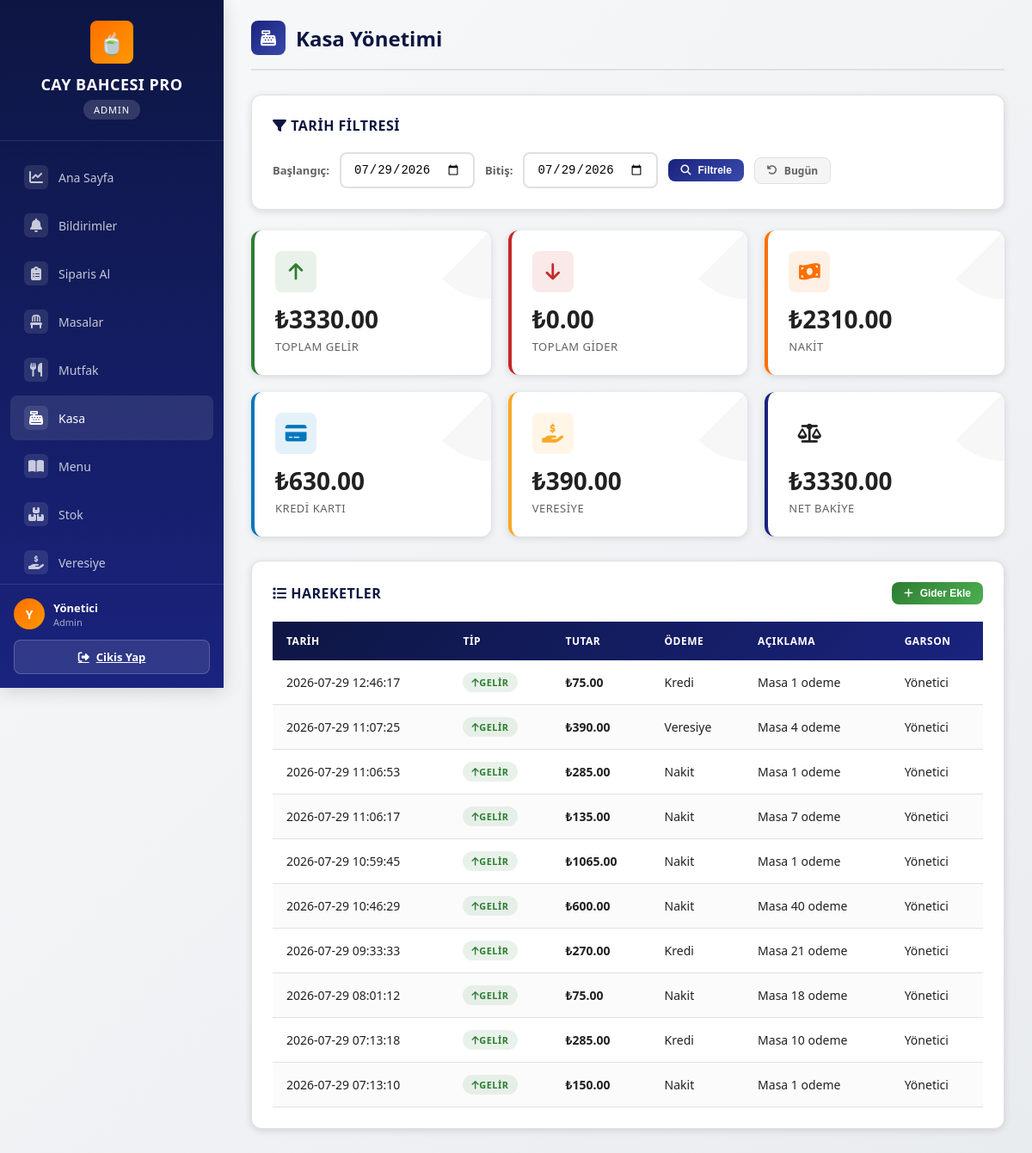
Screenshot of /kasa (signed in) with the database file from the repository.
### tables this page shows
CREATE TABLE users (
            id INTEGER PRIMARY KEY AUTOINCREMENT,
            username TEXT UNIQUE NOT NULL,
            password TEXT NOT NULL,
            role TEXT NOT NULL DEFAULT 'garson',
            ad_soyad TEXT DEFAULT '',
            telefon TEXT DEFAULT '',
            aktif INTEGER DEFAULT 1,
            created_at TIMESTAMP DEFAULT CURRENT_TIMESTAMP
        );

CREATE TABLE kasa (
            id INTEGER PRIMARY KEY AUTOINCREMENT,
            tip TEXT NOT NULL,
            tutar REAL NOT NULL,
            aciklama TEXT,
            odeme_tipi TEXT DEFAULT 'nakit',
            garson_id INTEGER,
            created_at TIMESTAMP DEFAULT CURRENT_TIMESTAMP,
            FOREIGN KEY (garson_id) REFERENCES users(id)
        );

### app.py (the view)
@app.route('/kasa')
def kasa():
    if 'user_id' not in session:
        return redirect(url_for('login'))
    baslangic = request.args.get('baslangic', datetime.now().strftime('%Y-%m-%d'))
    bitis = request.args.get('bitis', datetime.now().strftime('%Y-%m-%d'))
    conn = get_db()
    c = conn.cursor()
    c.execute("SELECT k.*, u.ad_soyad as garson_adi FROM kasa k LEFT JOIN users u ON k.garson_id=u.id WHERE date(k.created_at) BETWEEN ? AND ? ORDER BY k.created_at DESC", (baslangic, bitis))
    hareketler = c.fetchall()
    c.execute("SELECT COALESCE(SUM(tutar), 0) as toplam FROM kasa WHERE tip='gelir' AND date(created_at) BETWEEN ? AND ?", (baslangic, bitis))
    toplam_gelir = c.fetchone()['toplam']
    c.execute("SELECT COALESCE(SUM(tutar), 0) as toplam FROM kasa WHERE tip='gider' AND date(created_at) BETWEEN ? AND ?", (baslangic, bitis))
    toplam_gider = c.fetchone()['toplam']
    c.execute("SELECT COALESCE(SUM(tutar), 0) as toplam FROM kasa WHERE tip='gelir' AND odeme_tipi='nakit' AND date(created_at) BETWEEN ? AND ?", (baslangic, bitis))
    nakit_gelir = c.fetchone()['toplam']
    c.execute("SELECT COALESCE(SUM(tutar), 0) as toplam FROM kasa WHERE tip='gelir' AND odeme_tipi='kredi' AND date(created_at) BETWEEN ? AND ?", (baslangic, bitis))
    kredi_gelir = c.fetchone()['toplam']
    c.execute("SELECT COALESCE(SUM(tutar), 0) as toplam FROM kasa WHERE tip='gelir' AND odeme_tipi='veresiye' AND date(created_at) BETWEEN ? AND ?", (baslangic, bitis))
    veresiye_gelir = c.fetchone()['toplam']
    conn.close()
    return render_template('kasa.html', hareketler=hareketler, toplam_gelir=toplam_gelir,
                           toplam_gider=toplam_gider, nakit_gelir=nakit_gelir,
                           kredi_gelir=kredi_gelir, veresiye_gelir=veresiye_gelir,
                           baslangic=baslangic, bitis=bitis)

### database.py (called while the page is built)
def get_db():
    conn = sqlite3.connect(DB_PATH)
    conn.row_factory = sqlite3.Row
    return conn

### templates/kasa.html (shortened to what this page needs)
{% extends "base.html" %}
{% block content %}
<div class="page-header">
    <h1><span class="icon"><i class="fas fa-cash-register"></i></span> Kasa Yönetimi</h1>
</div>
<div class="card">
    <div class="card-header">
        <h3><i class="fas fa-filter"></i> Tarih Filtresi</h3>
    </div>
    <form method="GET" action="{{ url_for('kasa') }}" class="tarih-filter">
        <label>Başlangıç:</label>
        <input type="date" name="baslangic" value="{{ baslangic }}">
        <label>Bitiş:</label>
        <input type="date" name="bitis" value="{{ bitis }}">
        <button type="submit" class="btn btn-primary btn-sm">
            <i class="fas fa-search"></i> Filtrele
        </button>
        <a href="{{ url_for('kasa') }}" class="btn btn-secondary btn-sm">
            <i class="fas fa-undo"></i> Bugün
        </a>
    </form>
</div>
<div class="stats-grid">
    <div class="stat-card success">
        <div class="stat-icon"><i class="fas fa-arrow-up"></i></div>
        <div class="stat-value">₺{{ "%.2f"|format(toplam_gelir) }}</div>
        <div class="stat-label">Toplam Gelir</div>
    </div>
    <div class="stat-card danger">
        <div class="stat-icon"><i class="fas fa-arrow-down"></i></div>
        <div class="stat-value">₺{{ "%.2f"|format(toplam_gider) }}</div>
        <div class="stat-label">Toplam Gider</div>
    </div>
    <div class="stat-card accent">
        <div class="stat-icon"><i class="fas fa-money-bill-wave"></i></div>
        <div class="stat-value">₺{{ "%.2f"|format(nakit_gelir) }}</div>
        <div class="stat-label">Nakit</div>
    </div>
    <div class="stat-card info">
        <div class="stat-icon"><i class="fas fa-credit-card"></i></div>
        <div class="stat-value">₺{{ "%.2f"|format(kredi_gelir) }}</div>
        <div class="stat-label">Kredi Kartı</div>
    </div>
    <div class="stat-card warning">
        <div class="stat-icon"><i class="fas fa-hand-holding-usd"></i></div>
        <div class="stat-value">₺{{ "%.2f"|format(veresiye_gelir) }}</div>
        <div class="stat-label">Veresiye</div>
    </div>
    <div class="stat-card">
        <div class="stat-icon"><i class="fas fa-balance-scale"></i></div>
        <div class="stat-value">₺{{ "%.2f"|format(toplam_gelir - toplam_gider) }}</div>
        <div class="stat-label">Net Bakiye</div>
    </div>
</div>
<div class="card">
    <div class="card-header">
        <h3><i class="fas fa-list"></i> Hareketler</h3>
        {% if session.role == 'admin' %}
        <button class="btn btn-success btn-sm" onclick="giderEkle()">
            <i class="fas fa-plus"></i> Gider Ekle
        </button>
        {% endif %}
    </div>
    <table class="data-table">
        <thead>
            <tr>
                <th>Tarih</th>
                <th>Tip</th>
                <th>Tutar</th>
                <th>Ödeme</th>
                <th>Açıklama</th>
                <th>Garson</th>
            </tr>
        </thead>
        <tbody>
            {% for h in hareketler %}
            <tr>
                <td>{{ h.created_at }}</td>
                <td>
                    {% if h.tip == 'gelir' %}
                        <span class="badge badge-success"><i class="fas fa-arrow-up"></i> Gelir</span>
                    {% else %}
                        <span class="badge badge-danger"><i class="fas fa-arrow-down"></i> Gider</span>
                    {% endif %}
                </td>
                <td><strong>₺{{ "%.2f"|format(h.tutar) }}</strong></td>
                <td>{{ h.odeme_tipi|capitalize }}</td>
                <td>{{ h.aciklama }}</td>
                <td>{{ h.garson_adi or '-' }}</td>
            </tr>
            {% else %}
            <tr><td colspan="6" style="text-align:center; color:var(--gray);">Bu tarih aralığında hareket bulunmuyor.</td></tr>
            {% endfor %}
        </tbody>
    </table>
</div>
{% endblock %}

### templates/base.html (shortened to what this page needs)
<!DOCTYPE html>
<html lang="tr">
<head>
    <link rel="stylesheet" href="{{ url_for('static', filename='css/style.css') }}">
    <link rel="stylesheet" href="https://cdnjs.cloudflare.com/ajax/libs/font-awesome/6.4.0/css/all.min.css">
</head>
<body>
    {% if session.user_id %}
    <div class="app-container">
        <aside class="sidebar">
            <div class="sidebar-header">
                <div class="logo-icon">🍵</div>
                <h2>CAY BAHCESI PRO</h2>
                <span class="role-badge">{{ session.role|upper }}</span>
            </div>
            <nav class="sidebar-nav">
                <a href="{{ url_for('dashboard') }}" class="{% if request.endpoint == 'dashboard' %}active{% endif %}">
                    <span class="icon"><i class="fas fa-chart-line"></i></span> Ana Sayfa
                </a>
                <a href="/bildirimler" class="{% if request.endpoint == 'bildirimler_paneli' %}active{% endif %}" id="bildirimLink">
                    <span class="icon"><i class="fas fa-bell"></i></span> Bildirimler
                </a>
                <a href="{{ url_for('siparis') }}" class="{% if request.endpoint == 'siparis' %}active{% endif %}">
                    <span class="icon"><i class="fas fa-clipboard-list"></i></span> Siparis Al
                </a>
                <a href="{{ url_for('masalar') }}" class="{% if request.endpoint == 'masalar' %}active{% endif %}">
                    <span class="icon"><i class="fas fa-chair"></i></span> Masalar
                </a>
                <a href="{{ url_for('mutfak') }}" class="{% if request.endpoint == 'mutfak' %}active{% endif %}" id="mutfakLink">
                    <span class="icon"><i class="fas fa-utensils"></i></span> Mutfak
                </a>
                <a href="{{ url_for('kasa') }}" class="{% if request.endpoint == 'kasa' %}active{% endif %}">
                    <span class="icon"><i class="fas fa-cash-register"></i></span> Kasa
                </a>
                <a href="{{ url_for('menu') }}" class="{% if request.endpoint == 'menu' %}active{% endif %}">
                    <span class="icon"><i class="fas fa-book-open"></i></span> Menu
                </a>
                <a href="{{ url_for('stok') }}" class="{% if request.endpoint == 'stok' %}active{% endif %}">
                    <span class="icon"><i class="fas fa-boxes"></i></span> Stok
                </a>
                <a href="{{ url_for('veresiye') }}" class="{% if request.endpoint == 'veresiye' %}active{% endif %}">
                    <span class="icon"><i class="fas fa-hand-holding-usd"></i></span> Veresiye
                </a>
            </nav>
            <div class="sidebar-footer">
                <div class="user-info">
                    <div class="user-avatar">{{ session.ad_soyad[:1] if session.ad_soyad else session.username[:1] }}</div>
                    <div>
                        <div class="user-name">{{ session.ad_soyad or session.username }}</div>
                        <div class="user-role">{{ session.role|capitalize }}</div>
                    </div>
                </div>
                <a href="{{ url_for('logout') }}" class="btn-logout">
                    <i class="fas fa-sign-out-alt"></i> Cikis Yap
                </a>
            </div>
        </aside>
        <main class="main-content">
            {% block content %}{% endblock %}
        </main>
    </div>
    {% else %}
        {% block login_content %}{% endblock %}
    {% endif %}
</body>
</html>

### rows the page displays
users: ad_soyad "Yönetici"
kasa: created_at "2026-07-29 12:46:17", tip "gelir" (drawn), tutar "75.00", odeme_tipi "Kredi", aciklama "Masa 1 odeme", ad_soyad "Yönetici"
kasa: created_at "2026-07-29 11:07:25", tip "gelir" (drawn), tutar "390.00", odeme_tipi "Veresiye", aciklama "Masa 4 odeme", ad_soyad "Yönetici"
kasa: created_at "2026-07-29 11:06:53", tip "gelir" (drawn), tutar "285.00", odeme_tipi "Nakit", aciklama "Masa 1 odeme", ad_soyad "Yönetici"
kasa: created_at "2026-07-29 11:06:17", tip "gelir" (drawn), tutar "135.00", odeme_tipi "Nakit", aciklama "Masa 7 odeme", ad_soyad "Yönetici"
kasa: created_at "2026-07-29 10:59:45", tip "gelir" (drawn), tutar "1065.00", odeme_tipi "Nakit", aciklama "Masa 1 odeme", ad_soyad "Yönetici"
kasa: created_at "2026-07-29 10:46:29", tip "gelir" (drawn), tutar "600.00", odeme_tipi "Nakit", aciklama "Masa 40 odeme", ad_soyad "Yönetici"
kasa: created_at "2026-07-29 09:33:33", tip "gelir" (drawn), tutar "270.00", odeme_tipi "Kredi", aciklama "Masa 21 odeme", ad_soyad "Yönetici"
kasa: created_at "2026-07-29 08:01:12", tip "gelir" (drawn), tutar "75.00", odeme_tipi "Nakit", aciklama "Masa 18 odeme", ad_soyad "Yönetici"
kasa: created_at "2026-07-29 07:13:18", tip "gelir" (drawn), tutar "285.00", odeme_tipi "Kredi", aciklama "Masa 10 odeme", ad_soyad "Yönetici"
kasa: created_at "2026-07-29 07:13:10", tip "gelir" (drawn), tutar "150.00", odeme_tipi "Nakit", aciklama "Masa 1 odeme", ad_soyad "Yönetici"

### other values shown
{{ session.role|upper }} "ADMIN"
{{ session.ad_soyad[:1] if session.ad_soyad else session.username[:1] }} "Y"
{{ session.role|capitalize }} "Admin"
{{ "%.2f"|format(toplam_gelir) }} "3330.00"
{{ "%.2f"|format(toplam_gider) }} "0.00"
{{ "%.2f"|format(nakit_gelir) }} "2310.00"
{{ "%.2f"|format(kredi_gelir) }} "630.00"
{{ "%.2f"|format(veresiye_gelir) }} "390.00"
{{ "%.2f"|format(toplam_gelir - toplam_gider) }} "3330.00"
